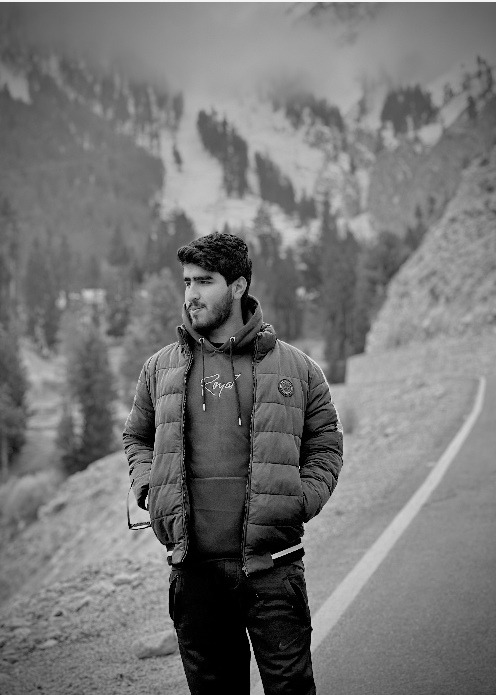
#> input picture Readimages/grayscale.png, 496 x 695 px
$ python applyColorMap.py
#> lines starting #> are read from the running program, lines starting #| are printed output that depends on the picture
import cv2
import numpy


gray = cv2.imread("grayscale.png",cv2.IMREAD_GRAYSCALE)
#> gray is the input picture: shape (695, 496); min 0, max 243, mean 117.7

color1 = cv2.applyColorMap(gray, cv2.COLORMAP_HOT)
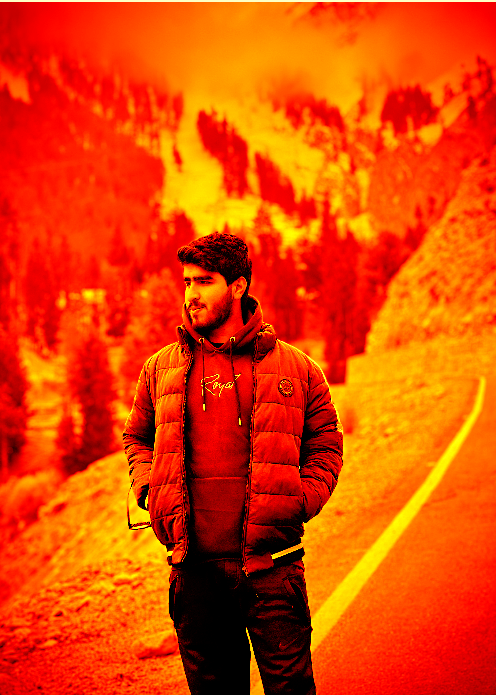
#> color1: shape (695, 496, 3); mean B, G, R 0.6, 67.4, 226.6
color2 = cv2.applyColorMap(gray, cv2.COLORMAP_COOL)
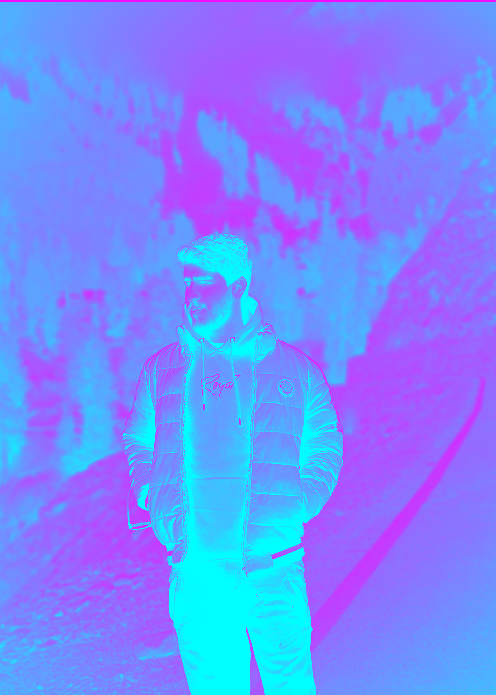
#> color2: shape (695, 496, 3); mean B, G, R 255, 137.3, 117.7
color3 = cv2.applyColorMap(gray, cv2.COLORMAP_HSV)
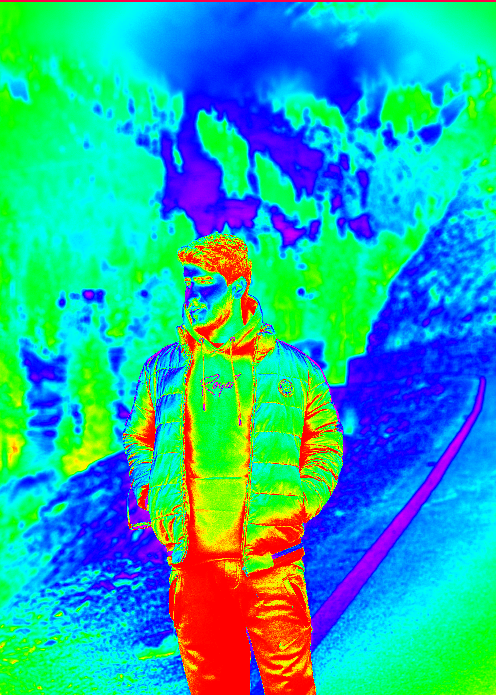
#> color3: shape (695, 496, 3); mean B, G, R 168, 171.8, 35.2
color4= cv2.applyColorMap(gray, cv2.COLORMAP_RAINBOW)
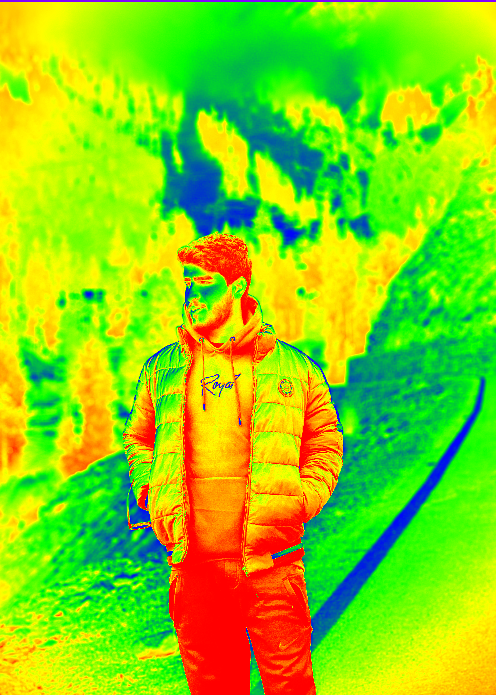
#> color4: shape (695, 496, 3); mean B, G, R 17.8, 208.7, 138.4
color5 = cv2.applyColorMap(gray, cv2.COLORMAP_OCEAN)
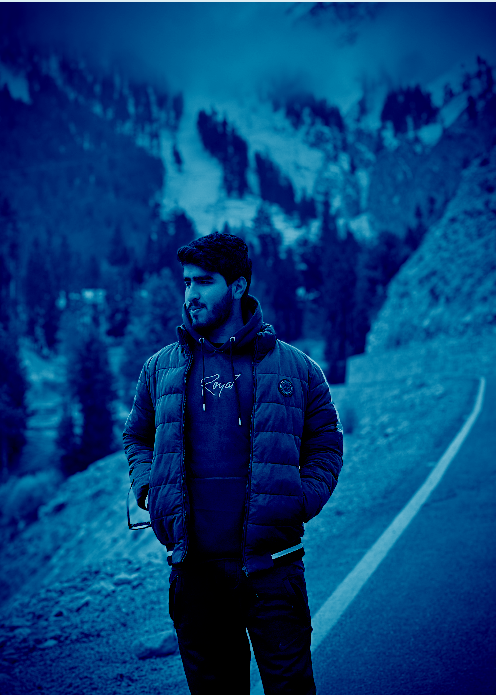
#> color5: shape (695, 496, 3); mean B, G, R 117.7, 60.5, 3.3


h = numpy.hstack((color1,color2,color3,color4,color5))
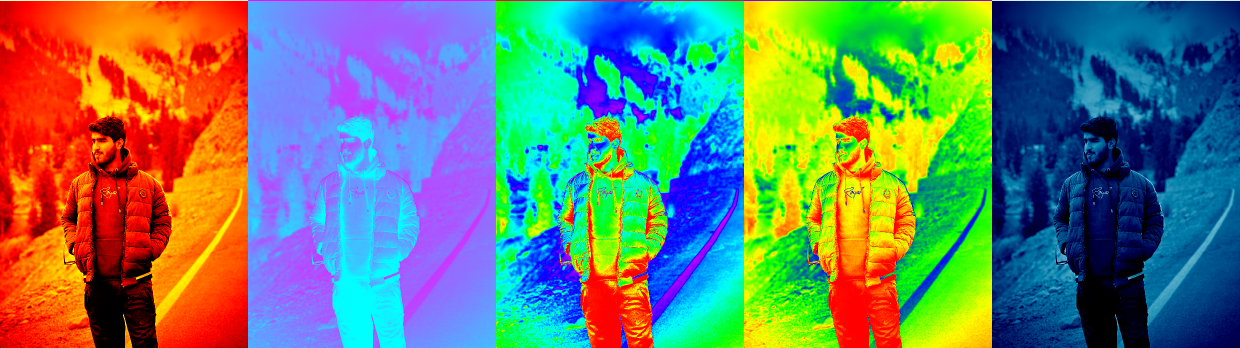
#> h: shape (695, 2480, 3) (shown at 1/2 size); mean B, G, R 111.8, 129.1, 104.2
v = numpy.vstack((h))
resizes  = cv2.resize(v,(500,900))
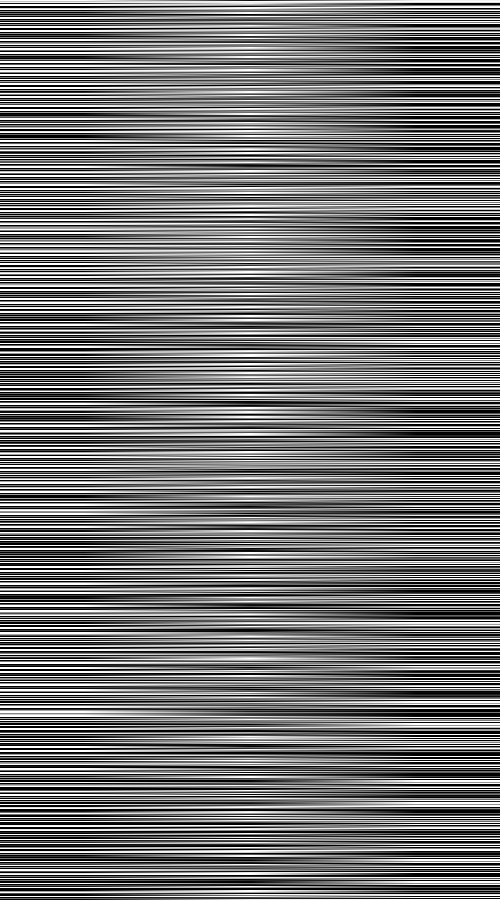
#> resizes: shape (900, 500); min 0, max 255, mean 115.5
cv2.imshow("Color map ",resizes)
cv2.waitKey(0)
cv2.destroyAllWindows(0)
